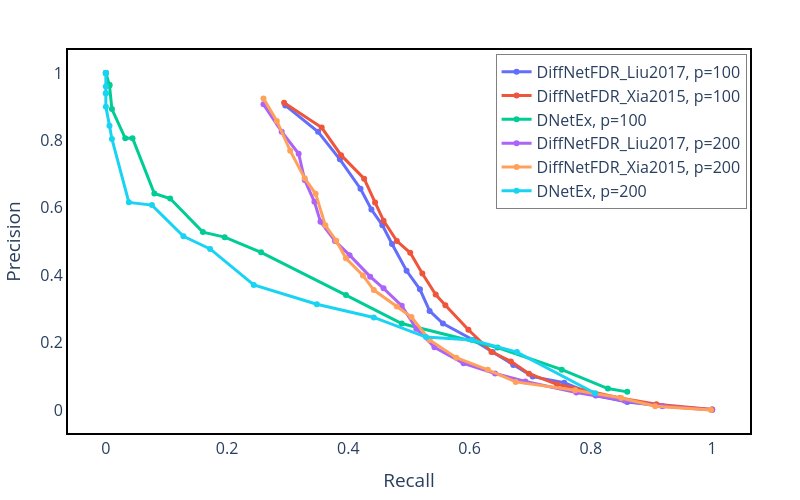

Here is the notebook cell this chart was saved with:
### Markdown cell above
# Precision-Recall

### Code cell
temp_df = r1.groupby('alpha').aggregate({'NRecall':'mean','FDR':'mean'}).reset_index()
temp_df2 = s1.groupby('alpha').aggregate({'NRecall':'mean','FDR':'mean'}).reset_index()
run_number = 0

# Create figure
fig = go.Figure()

fig.add_trace(
    go.Scatter(
        x=temp_df.NRecall.values,
        y=1-temp_df.FDR.values,
        mode='lines+markers',
        name='DiffNetFDR_Liu2017, p=100'
    )
)

fig.add_trace(
    go.Scatter(
        x=temp_df2.NRecall.values,
        y=1-temp_df2.FDR.values,
        mode='lines+markers',
        name='DiffNetFDR_Xia2015, p=100'
    )
)

fig.add_trace(
    go.Scatter(
        x=runs_recall_list[run_number],
        y=1-runs_fdr_list[run_number],
        mode='lines+markers',
        name=f'DNetEx, p=100'
    )
)

temp_df = r2.groupby('alpha').aggregate({'NRecall':'mean','FDR':'mean'}).reset_index()
temp_df2 = s2.groupby('alpha').aggregate({'NRecall':'mean','FDR':'mean'}).reset_index()
run_number = 1

fig.add_trace(
    go.Scatter(
        x=temp_df.NRecall.values,
        y=1-temp_df.FDR.values,
        mode='lines+markers',
        name='DiffNetFDR_Liu2017, p=200'
    )
)

fig.add_trace(
    go.Scatter(
        x=temp_df2.NRecall.values,
        y=1-temp_df2.FDR.values,
        mode='lines+markers',
        name='DiffNetFDR_Xia2015, p=200'
    )
)

fig.add_trace(
    go.Scatter(
        x=runs_recall_list[run_number],
        y=1-runs_fdr_list[run_number],
        mode='lines+markers',
        name=f'DNetEx, p=200'
    )
)


# Customize the layout
fig.update_traces(line=dict(width=3))

fig.update_layout(
    xaxis1=dict(tickfont=dict(size=16),showticklabels=True),
    yaxis1=dict(tickfont=dict(size=16),showticklabels=True),
    autosize=False,
    width=800,
    height=500,
    xaxis_title=r"Recall",
    yaxis_title='Precision',
    plot_bgcolor='white',
    paper_bgcolor='white',
    margin=dict(l=50, r=50, t=50, b=50),
    showlegend=True,
    legend=dict(
        x=.995,
        y=0.99,  
        xanchor='right',
        yanchor='top',
        bgcolor='rgba(255, 255, 255, 0.6)',
        bordercolor='gray',
        borderwidth=1
    ),
    xaxis=dict(showline=True, linewidth=2, linecolor='black', mirror=True),
    yaxis=dict(showline=True, linewidth=2, linecolor='black', mirror=True),
    font=dict(size=16)

)

fig.show()

fig.write_image("Results/pr.pdf")

### Figure 1 — Plotly figure (JSON) as saved in the notebook; plotly's stock layout.template omitted (floating-point values rounded to 4 significant figures)
{"data": [{"line": {"width": 3}, "mode": "lines+markers", "name": "DiffNetFDR_Liu2017, p=100", "type": "scatter", "x": [0.296, 0.35, 0.386, 0.42, 0.438, 0.456, 0.472, 0.496, 0.518, 0.534, 0.556, 0.606, 0.638, 0.672, 0.704, 0.756, 0.808, 0.86, 0.918, 1], "y": [0.9036, 0.8252, 0.7438, 0.6568, 0.5949, 0.5488, 0.4927, 0.4135, 0.3584, 0.2945, 0.257, 0.2085, 0.1727, 0.1342, 0.09977, 0.08152, 0.04389, 0.02445, 0.01272, 0.002071]}, {"line": {"width": 3}, "mode": "lines+markers", "name": "DiffNetFDR_Xia2015, p=100", "type": "scatter", "x": [0.294, 0.356, 0.388, 0.426, 0.444, 0.458, 0.48, 0.502, 0.522, 0.544, 0.56, 0.598, 0.636, 0.668, 0.698, 0.744, 0.788, 0.848, 0.908, 1], "y": [0.9112, 0.838, 0.7562, 0.6864, 0.6162, 0.5621, 0.5017, 0.4668, 0.4054, 0.3428, 0.3112, 0.2387, 0.1731, 0.1449, 0.1082, 0.07695, 0.05994, 0.03658, 0.01813, 0.002052]}, {"line": {"width": 3}, "mode": "lines+markers", "name": "DNetEx, p=100", "type": "scatter", "x": [0, 0, 0, 0, 0.006, 0.006, 0.01, 0.032, 0.044, 0.08, 0.106, 0.16, 0.196, 0.256, 0.396, 0.488, 0.646, 0.752, 0.828, 0.86], "y": [1, 1, 1, 1, 0.965, 0.9629, 0.8929, 0.8061, 0.8066, 0.6424, 0.6276, 0.5281, 0.5132, 0.468, 0.3414, 0.2571, 0.1862, 0.1204, 0.06448, 0.05455]}, {"line": {"width": 3}, "mode": "lines+markers", "name": "DiffNetFDR_Liu2017, p=200", "type": "scatter", "x": [0.26, 0.29, 0.318, 0.328, 0.344, 0.354, 0.378, 0.402, 0.436, 0.458, 0.488, 0.512, 0.542, 0.59, 0.642, 0.692, 0.776, 0.856, 0.918, 1], "y": [0.9069, 0.8257, 0.7604, 0.6822, 0.6178, 0.5585, 0.5017, 0.4597, 0.3961, 0.3614, 0.31, 0.2418, 0.187, 0.1392, 0.1089, 0.08541, 0.05275, 0.02799, 0.01185, 0.0005052]}, {"line": {"width": 3}, "mode": "lines+markers", "name": "DiffNetFDR_Xia2015, p=200", "type": "scatter", "x": [0.26, 0.282, 0.304, 0.328, 0.346, 0.362, 0.38, 0.396, 0.424, 0.442, 0.48, 0.504, 0.534, 0.578, 0.63, 0.676, 0.774, 0.85, 0.906, 0.998], "y": [0.9244, 0.8577, 0.7695, 0.6874, 0.6417, 0.5481, 0.5026, 0.4505, 0.3996, 0.3563, 0.3077, 0.2764, 0.2084, 0.1558, 0.1199, 0.08407, 0.05913, 0.03641, 0.01213, 0.0008633]}, {"line": {"width": 3}, "mode": "lines+markers", "name": "DNetEx, p=200", "type": "scatter", "x": [0, 0, 0, 0, 0, 0, 0, 0.006, 0.01, 0.038, 0.076, 0.128, 0.172, 0.244, 0.348, 0.442, 0.528, 0.604, 0.678, 0.807], "y": [1, 1, 1, 0.96, 0.94, 0.94, 0.9, 0.8433, 0.8043, 0.6162, 0.6081, 0.5157, 0.4782, 0.3714, 0.3141, 0.2751, 0.2171, 0.2082, 0.1724, 0.05033]}], "layout": {"autosize": false, "font": {"size": 16}, "height": 500, "legend": {"bgcolor": "rgba(255, 255, 255, 0.6)", "bordercolor": "gray", "borderwidth": 1, "x": 0.995, "xanchor": "right", "y": 0.99, "yanchor": "top"}, "margin": {"b": 50, "l": 50, "r": 50, "t": 50}, "paper_bgcolor": "white", "plot_bgcolor": "white", "showlegend": true, "width": 800, "xaxis": {"linecolor": "black", "linewidth": 2, "mirror": true, "showline": true, "showticklabels": true, "tickfont": {"size": 16}, "title": {"text": "Recall"}}, "yaxis": {"linecolor": "black", "linewidth": 2, "mirror": true, "showline": true, "showticklabels": true, "tickfont": {"size": 16}, "title": {"text": "Precision"}}}}
